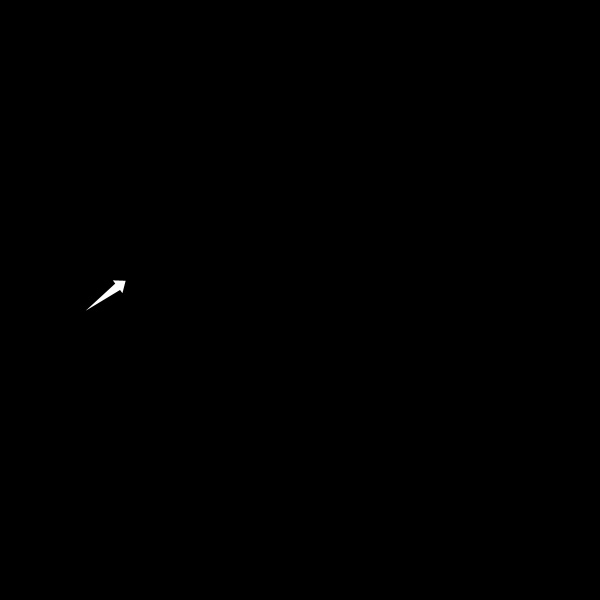
Frame 1 (no input)
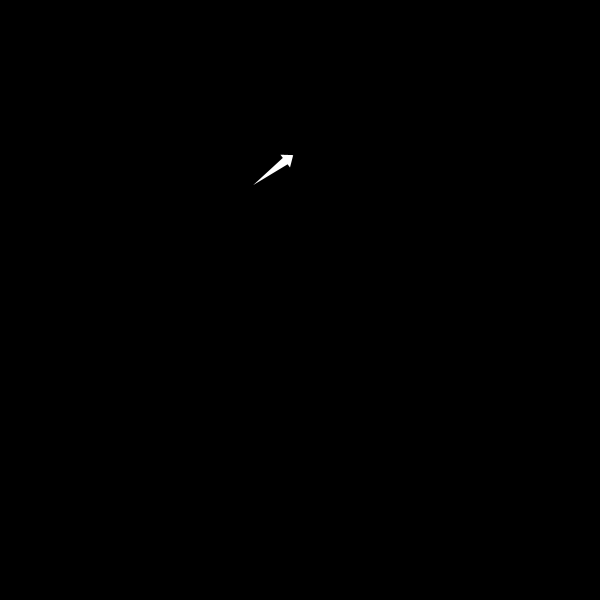
Frame 60 (the mouse pressed at the canvas centre just before this capture)
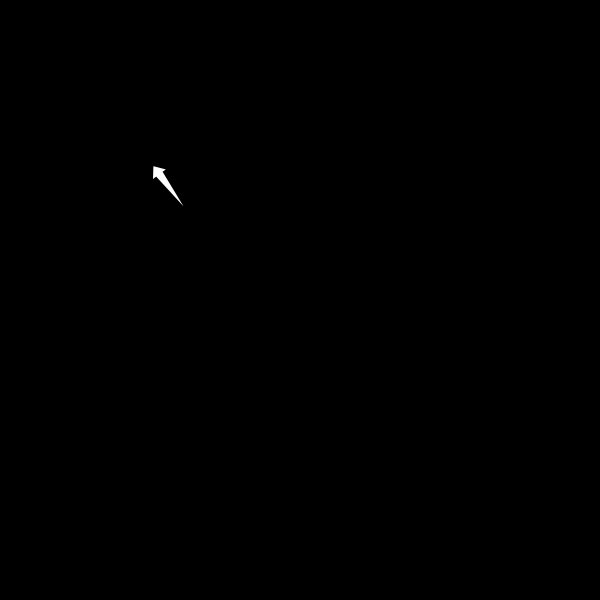
Frame 120 (the mouse held since frame 60 and released just before this capture)

The Processing sketch that drew these frames (run headless with seeded random() and noise(); from frame 60 on, the mouse is pressed at the canvas centre):

// Processing sketch: vitesse_variable
// ── vitesse_variable.pde
// renaud.jean-francois(arobas)uqam(point)ca
// Syntaxe Processing version 3.0
// vendredi, 9 octobre 2015

// Exemple de gestion du déplacement par PVector.
// Cas simple d’un seul mobile à vitesse variable (avec accélération ou décélération).

Mobile m1;

void setup() {
  size(600, 600);
  background(0);
  fill(255);
  noStroke();
  rectMode(CENTER);
  m1 = new Mobile();
}

void draw() {
  background(0);

  m1.update();
  m1.display();
}

class Mobile {
  PVector loc, vel, acc; // On ajoute un vecteur additionnel
  float angle;

  Mobile() {
    // Position initiale du mobile :
    loc = new PVector(100, 300);

    // Vélocité initiale du mobile:
    vel = new PVector(1, -0.75, 0);
    vel.setMag(2);

    // On règle l’orientation du mobile.
    angle = vel.heading();
    
    // Création d’une poussée selon une orientation donnée, par exemple,
    // la même que pour la vitesse initiale, mais avec une magnitude moindre :
    acc = new PVector();
    acc = vel.copy();
    acc.setMag(0.05);
    
    // Ou encore dans une direction particulière, comme avec la gravité :
    //acc = new PVector(0,1,0);
    //acc.setMag(0.05);
    
    // ATTENTION : les magnitudes du vecteur servant à l’accélération est souvent petite,
    // car il faut considérer l’effet cumulatif du calcul.
    // On verra d’ailleurs l’utilité de devoir limiter son effet, (méthode .limit())
    // évitant que l’objet ne cesse d’accélérer, ce dernier pouvant alors atteindre des vitesses
    // où chacun des pas de déplacement serait plus grand que la taille du sketch. Dès lors,
    // l’objet devient pratiquement perceptible, puisque c’est par chance qu’on peut le voir.
    // Il y aura comme un effet de scintillement.
  }

  void update() {
    // À réaliser dans le bon ordre :
    
    // 1. Mise à jour de la vitesse suivant l’accélération.
    vel.add(acc);
    
    // 2. Ajout pratiquement essentiel...
    // On limite l’effet de l’accélération sur la vitesse
    // en imposant une borne maximale à sa magnitude.
    vel.limit(10);
    
    // 3. Mise à jour de la position suivant la vitesse.
    loc.add(vel);


    // On appelle la méthode qui permet de vérifier le contact avec les bords du sketch.
    boucleTopologique();

    // Mise à jour de l’orientation du carré dans l’axe de déplacement
    // seulement s’il y a déplacement :
    if (vel.mag() > 0) {
      angle = vel.heading();
    }
  }

  void display() {
    //Recours aux transformateurs géométriques, en raison de l’utilisation de la rotation
    pushMatrix();
    translate(loc.x, loc.y);
    rotate(angle);
    //rect(0, 0, 50, 5);
    // Forme de l’objet :
    beginShape();
    vertex(-20, 0);
    vertex(20, -4);
    vertex(20, -8);
    vertex(30, 0);
    vertex(20, 8);
    vertex(20, 4);
    endShape(CLOSE);
    popMatrix();
  }

  void boucleTopologique() {
    if (loc.x > width) {
      //loc.x = 0;
      loc.set(0, loc.y, 0);
    } else if (loc.x < 0) {
      loc.set(width, loc.y, 0);
    }

    if (loc.y > height) {
      //loc.y = 0;
      loc.set(loc.x, 0, 0);
    } else if (loc.y < 0) {
      loc.set(loc.x, height, 0);
    }
  }
}

// On notera que tant que le vecteur d’accélération n’est pas modifié,
// et comme il demeure présent dans nos calculs de la méthode update(),
// le mobile finit toujours par se rediriger vers l’orientation établie initialement.
// Comme s’il s’agissait d’une force dominante et omniprésente dans l’écosystème :
// vent, courant d’eau, attraction...

void mousePressed() {
  // Pour inverser la direction simplement multiplier le vecteur par -1
  m1.vel.mult(-1);
  
  // Pour insérer une légère déviation par rapport à l’axe de la velocité
  PVector vPerpendiculaire = new PVector();
  PVector axeZ = new PVector(0,0,1);
  // Autant de chance de dévier à gauche ou à droite,
  // en raison de la direction du vecteur dans l’axe de l’écran (entre ou sort).
  if (random(1) > 0.5) {
    axeZ.mult(-1);
  }
  // Fixons à nouveau la magnitude de la vélocité
  m1.vel.setMag(3);
  // l’opérateur du produit vectoriel (qui n’est pas le produit scalaire .dot())
  vPerpendiculaire = m1.vel.cross(axeZ);
  vPerpendiculaire.setMag(0.75); // moindre que la magnitude de vélocité, donc écart de quelques degrées seulement.
  m1.vel.add(vPerpendiculaire);
}
